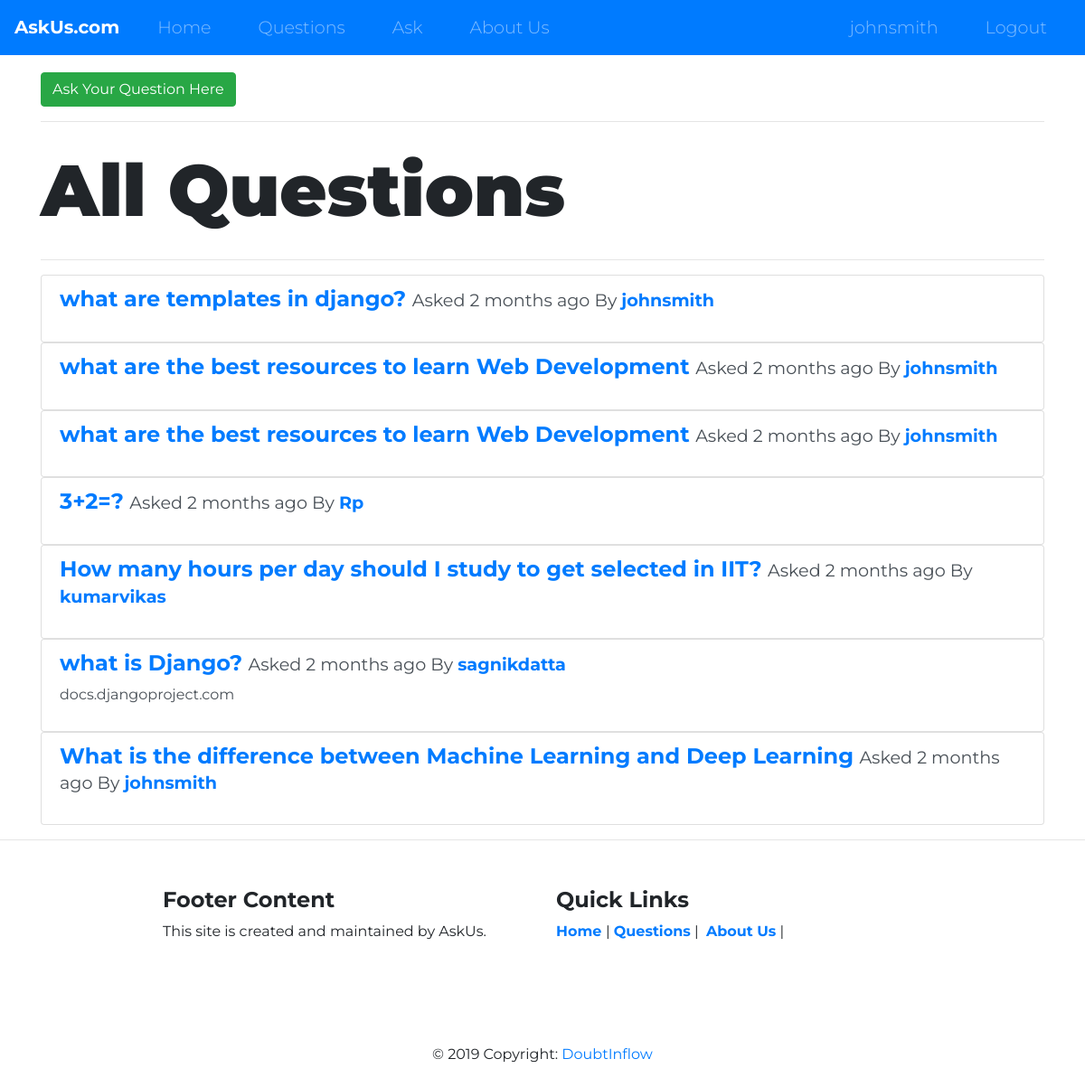
/questions/ (signed in), run on the app's committed database.
### accounts/models.py (models this page shows, shortened)
class User(AbstractUser):
        username = models.CharField(max_length=256, unique=True, blank=False,
                                validators=[
                                        RegexValidator(
                                        regex = USERNAME_REGEX,
                                        message = 'Username can be Alpahnumeric and contain only @,#,$',
                                        code='invalid_username'
                                        )]
                                )
        first_name = models.CharField(max_length=256, blank=False,
                                  validators=[
                                        RegexValidator(
                                        regex = NAME_REGEX,
                                        message = 'Name must be Alphabetic',
                                        code='invalid_first_name'
                                        )]
                                )
        last_name = models.CharField(max_length=256, blank=False,
                                  validators=[
                                        RegexValidator(
                                        regex = NAME_REGEX,
                                        message = 'Name must be Alphabetic',
                                        code='invalid_last_name'
                                        )]
                                )
        email = models.EmailField(unique=True, blank=False)
        bio = models.CharField(max_length=512, blank=True)
        birth_date = models.DateField(null=True, blank=False)
        USERNAME_FIELD = 'email'
        REQUIRED_FIELDS = ['username']
        def get_absolute_url(self):
                return reverse("user_profile", kwargs={"username": self.username})

### questions/models.py (models this page shows, shortened)
class Question(models.Model):
    user = models.ForeignKey(User, on_delete=models.CASCADE)
    qus = models.CharField(max_length=256, verbose_name="question")
    details = models.TextField(blank=True)
    slug = models.SlugField(unique=True, max_length=256)
    created = models.DateTimeField(auto_now_add=True)
    def get_absolute_url(self):
        return reverse("questions:question_detail", kwargs={"slug": self.slug})
    class Meta:
        ordering = ['-created']

### questions/views.py (the view)
# urls.py: path('', QuestionListView.as_view(), name='question_list'),
class QuestionListView(ListView):
    context_object_name = 'questions'
    model = models.Question
    template_name = 'questions_list.html'

### questions/templates/questions/question_list.html (shortened to what this page needs)
{% extends "core/base.html" %}
{% block content %}
<a class="btn btn-success" href="{% url 'questions:question_ask' %}">Ask Your Question Here</a>
<hr>
<h1>All Questions</h1>
<hr>
{% for question in questions %}
<div class="list-group">
  <div class="list-group-item list-group-item-action flex-column align-items-start">
    <div class="d-flex w-100 justify-content-between">
      <h4 class="mb-1"><b><a href="{{question.get_absolute_url}}" >{{ question.qus }}</a></b>
      <small>Asked {{ question.created|timesince }} ago By <b>
      <a href="{{question.user.get_absolute_url}}" >{{ question.user.username }}</a>
      </b></small></h4>
      </div>
    <p class="mb-1">{{ question.details|linebreaks|truncatechars:120 }}</p>
  </div>
</div>
{% endfor %}
{% endblock content %}

### core/templates/core/navbar.html (shortened to what this page needs)
  <nav class="navbar navbar-expand-lg navbar-dark bg-primary fixed-top">
    <a class="navbar-brand" href="">AskUs.com</a>
    <div class="collapse navbar-collapse" id="navbarTogglerDemo01">
      <ul class="navbar-nav mr-auto">
        <li class="nav-item">
          <a class="nav-link" href="{% url 'home' %}">Home</a>
        </li>
        <li class="nav-item">
          <a class="nav-link" href="{% url 'questions:question_list' %}">Questions</a>
        </li>
        <li class="nav-item">
          <a class="nav-link" href="{% url 'questions:question_ask' %}">Ask</a>
        </li>
        <li class="nav-item">
          <a class="nav-link" href="{% url 'about' %}">About Us</a>
        </li>
      </ul>
      <ul class="navbar-nav ml-auto">
        {% if request.user.is_authenticated %}
        <li class="nav-item">
          <a class="nav-link" href="{{user.get_absolute_url}}">{{user.username}}</a>
        </li>
        <li class="nav-item">
          <a class="nav-link" href="{% url 'logout' %}">Logout</a>
        </li>
        {% endif %}
      </ul>
    </div>
  </nav>

### core/static/css/styles.css (style rules this page uses)
body { font-family: "Montserrat"; }
.navbar-brand { font-weight: bold; }
.navbar { margin: 0 0 4.5rem; }
.nav-item { padding: 0 18px; }
.nav-link { font-size: 1.2rem; font-family: "Montserrat"; font-weight: 300; }
h1 { font-size: 5rem; font-weight: 900; line-height: 1.5; }

### data on the page
User: username "johnsmith"
Question: qus "what are templates in django?", created "2 months", user.username "johnsmith"
Question: qus "what are the best resources to learn Web Development", created "2 months", user.username "johnsmith"
Question: qus "what are the best resources to learn Web Development", created "2 months", user.username "johnsmith"
Question: qus "3+2=?", created "2 months", user.username "Rp"
Question: qus "How many hours per day should I study to get selected in IIT?", created "2 months", user.username "kumarvikas"
Question: qus "what is Django?", created "2 months", user.username "sagnikdatta", details "docs.djangoproject.com"
Question: qus "What is the difference between Machine Learning and Deep Learning", created "2 months", user.username "johnsmith"
